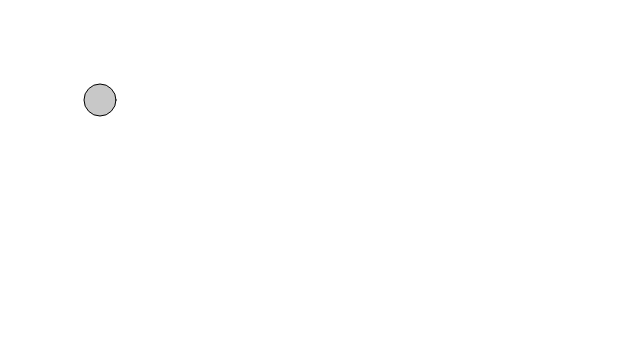
Frame 1 (no input)
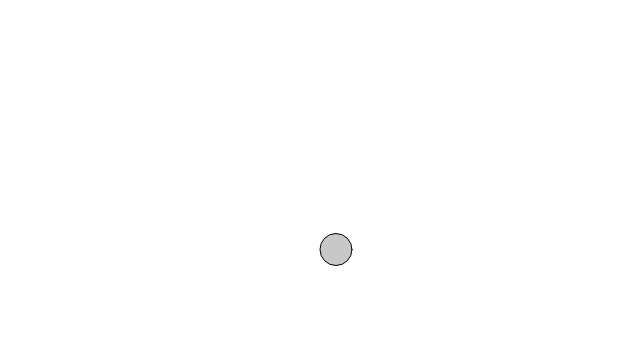
Frame 60 (no input)
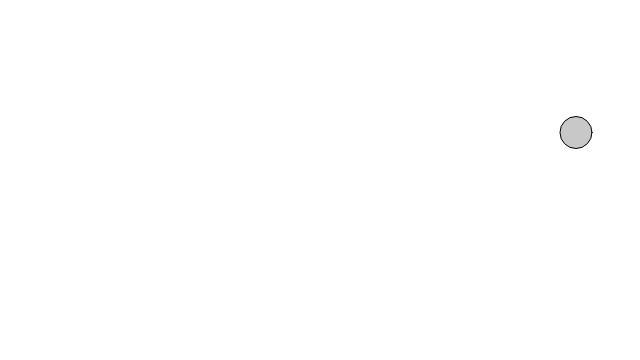
Frame 120 (the mouse pressed at the canvas centre since frame 60)

The p5.js sketch that drew these frames (run headless with seeded random() and noise() and a simulated clock; from frame 60 on, the mouse is pressed at the canvas centre):

// p5.js sketch
// ── sketch.js
let loc = new p5.Vector(100, 100);
let vel = new p5.Vector(4, 6.5);

function setup(){
  createCanvas(640, 360);
}

function draw(){
  background(255);

  stroke(0);
  fill(200);
  ellipse(loc.x, loc.y, 32, 32);
  
  if((loc.x < 0) || (loc.x > width)){
    vel.x *= -1;
  }
  if((loc.y < 0) || (loc.y > height)){
    vel.y *= -1;
  }
  loc.add(vel);
}
